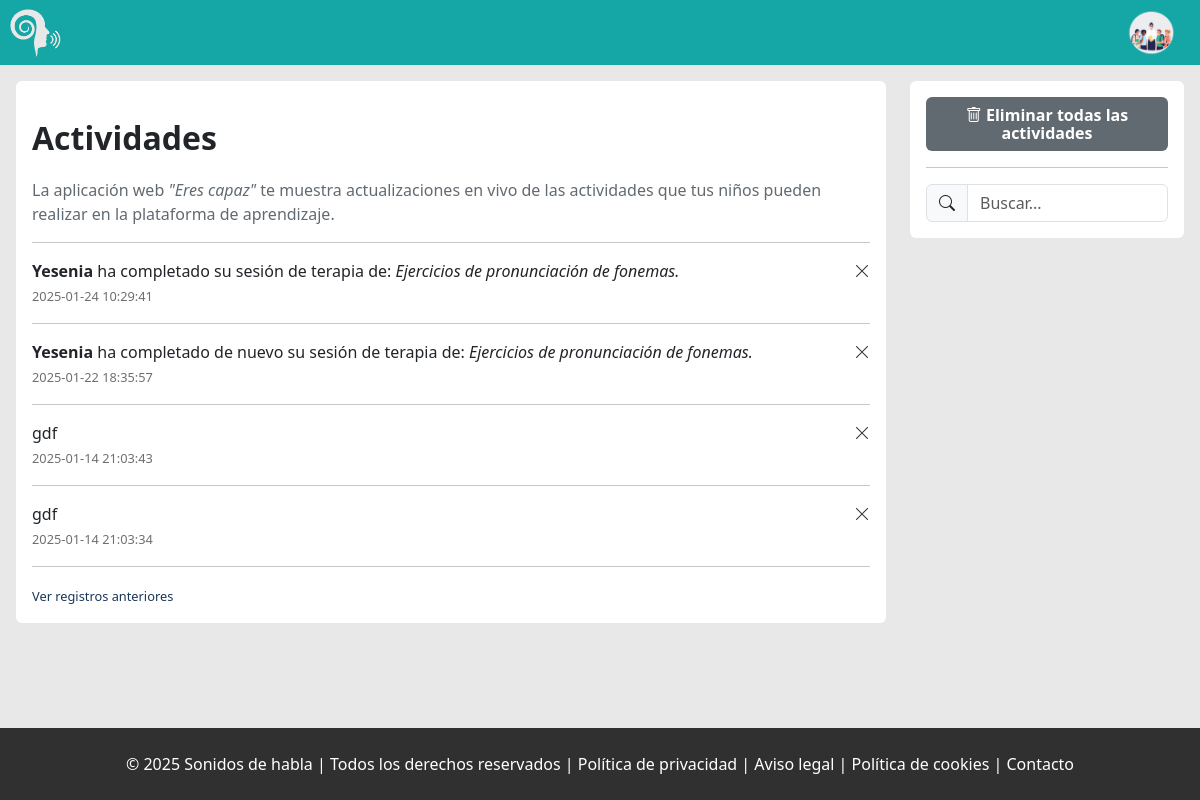
Page /view/professional/activities.php (signed in) on the earlier database version.
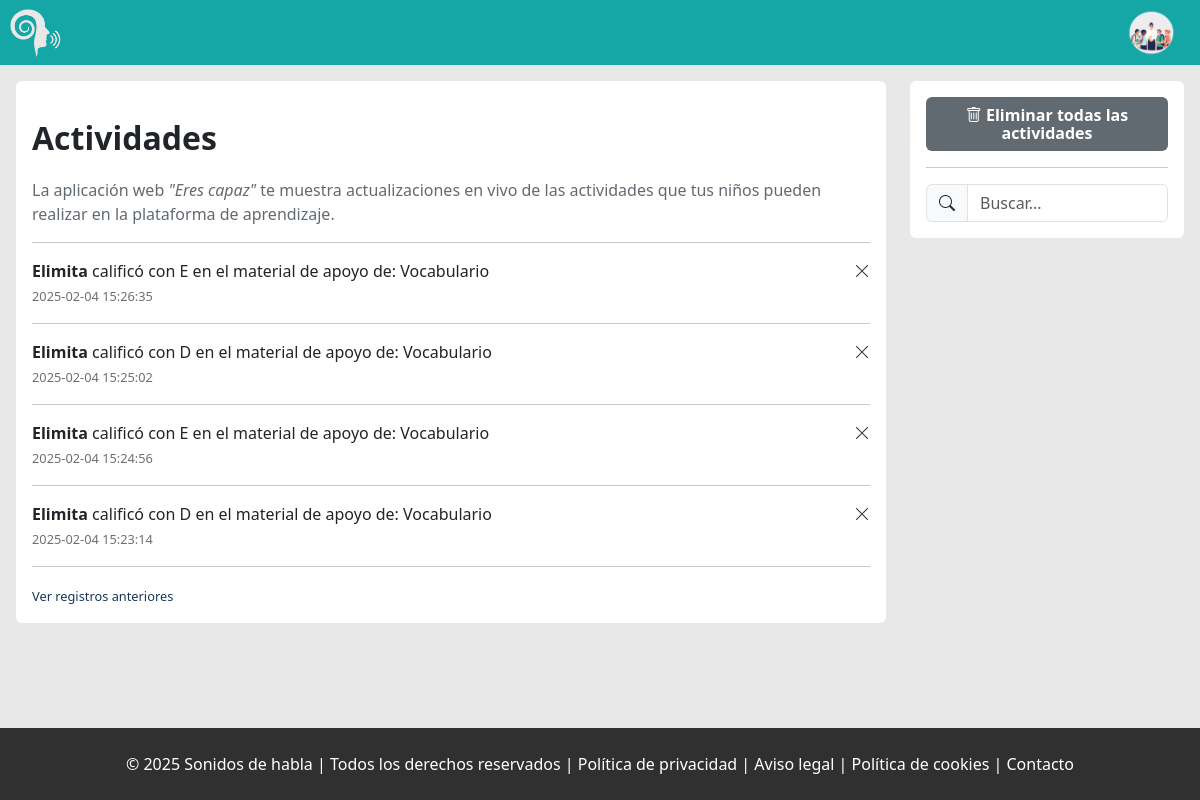
Same page on the later database version.
### tables this page shows
CREATE TABLE `actividades` (
  `id_actividad` int(10) NOT NULL,
  `id_paciente` int(10) DEFAULT NULL,
  `mensaje` text DEFAULT NULL,
  `fecha_hora` datetime DEFAULT NULL
);

### view/professional/activities.php (the view, shortened to what the changed rows need)
<!DOCTYPE html>
<html lang="es" class="full-heigh">
<head>
    <link rel="stylesheet" href="../../node_modules/bootstrap/dist/css/bootstrap.min.css">
    <link rel="stylesheet" href="../../node_modules/bootstrap-icons/font/bootstrap-icons.css">
    <link rel="stylesheet" href="../css/reset.css">
    <link rel="stylesheet" href="../../css/components/body.css">
    <link rel="stylesheet" href="../../css/components/footer.css">
    <link rel="stylesheet" href="../../css/components/button.css">
    <link rel="stylesheet" href="../../css/components/header.css">
    <link rel="stylesheet" href="../../css/components/auxiliary.css">
    <link rel="stylesheet" href="../../css/components/modal-window.css">
    <link rel="stylesheet" href="../../css/admin/header.css">
    <link rel="stylesheet" href="../../css/admin/activities.css">
</head>
<body>
    <main class="flex-start-full ">
        <div class="container-activities h-100 z-1 w-100 p-3 ">
            <div class="row ">
                <section class="col-9 container-activities__show">
                    <div class="">
                        <h1>Actividades</h1>
                        <?php
                        include './../../php/connectionBD.php';
                        $id_professional = $_SESSION['id_professional'];
                        $get_message_query = 'SELECT id_actividad, mensaje, fecha_hora FROM actividades
                                        actividades  INNER JOIN pacientes on actividades.id_paciente = pacientes.id_paciente
                                        WHERE pacientes.id_profesional = :id ORDER by fecha_hora DESC LIMIT 4   ';
                        $get_message_stmt = $pdo->prepare($get_message_query);
                        $get_message_stmt->bindParam('id', $id_professional, PDO::PARAM_INT);
                        $get_message_stmt->execute();
                        if ($get_message_stmt->rowCount() > 0) {
                            $row_message = $get_message_stmt->fetchAll(PDO::FETCH_ASSOC);
                            echo " <div class='results' data-limit='4'>";
                            foreach ($row_message as $value) {
                                echo "
                                    <div class='d-flex gap-1'>
                                        <div style='flex-grow: 1;'>
                                            <p class='m-0'>" . $value["mensaje"] . "</p>
                                            <small style='color: #6f6f6f;'>" . $value["fecha_hora"] . "</small>
                                        </div>
                                        <div>
                                            <a href='./../../php/admin/delete-activitie.php?id=" . $value["id_actividad"] . "' class='btn-delete-activitie'>
                                                <i class='bi bi-x-lg '></i>
                                            </a>
                                        </div>
                                    </div>
                                <hr>";
                            }
                            echo '</div>';
                        } else {
                            echo "<div> No se han encontrado historiales registrados </div>";
                        }
                        ?>
                    </div>
                </section>
            </div>
        </div>
    </main>
</body>
</html>

Differences in the rows shown:
removed actividades: mensaje "Yesenia ha completado su sesión de terapia de: Ejercicios de pronunciación de fonemas.", fecha_hora "2025-01-24 10:29:41"
removed actividades: mensaje "Yesenia ha completado de nuevo su sesión de terapia de: Ejercicios de pronunciación de fonemas.", fecha_hora "2025-01-22 18:35:57"
removed actividades: mensaje "gdf", fecha_hora "2025-01-14 21:03:43"
removed actividades: mensaje "gdf", fecha_hora "2025-01-14 21:03:34"
added actividades: mensaje "Elimita calificó con E en el material de apoyo de: Vocabulario", fecha_hora "2025-02-04 15:26:35"
added actividades: mensaje "Elimita calificó con D en el material de apoyo de: Vocabulario", fecha_hora "2025-02-04 15:25:02"
added actividades: mensaje "Elimita calificó con E en el material de apoyo de: Vocabulario", fecha_hora "2025-02-04 15:24:56"
added actividades: mensaje "Elimita calificó con D en el material de apoyo de: Vocabulario", fecha_hora "2025-02-04 15:23:14"
